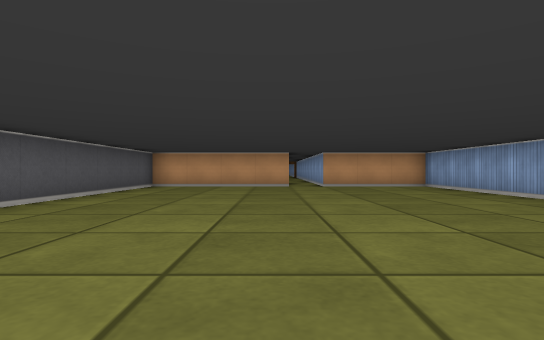
View 1 (above)

13 first-person views from a walk through a cub3D level. The camera is about half as high as the walls, looks level and sees 80° across. The floor is counted in squares. Each view is taken from the middle of a square. On the plan, view 1 faces up. The plan holds only what a view shows up to about 9 squares ahead; the rest is blank.

View 2
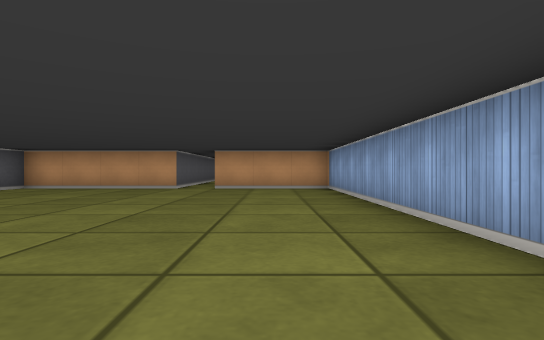

View 3
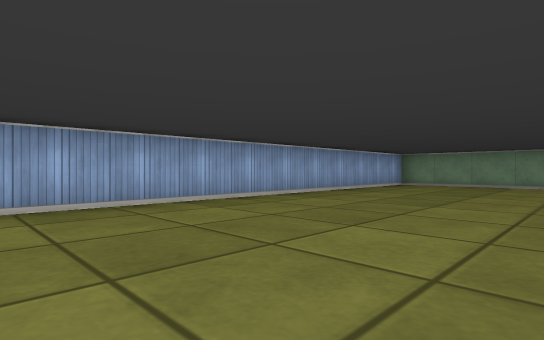

View 4
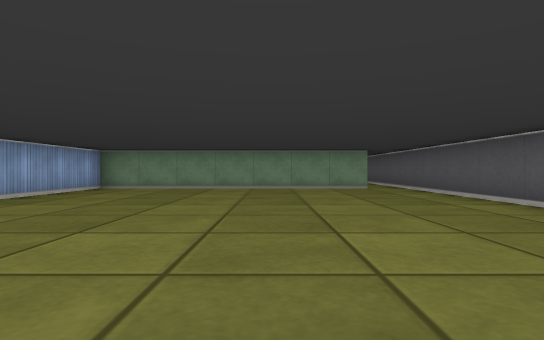

View 5
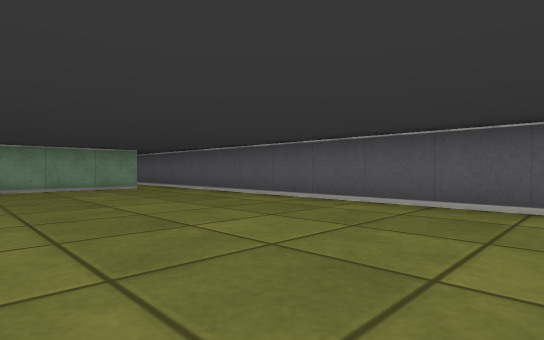

View 6
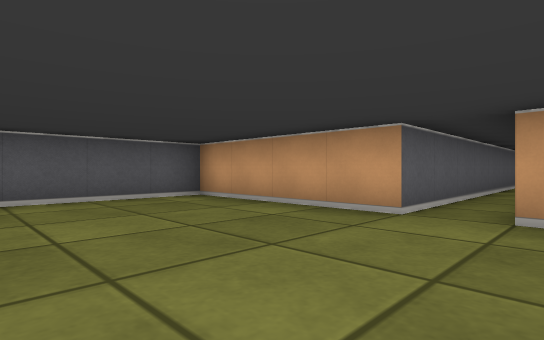

View 7
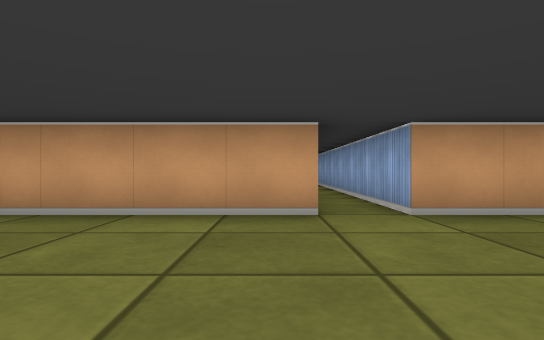

View 8
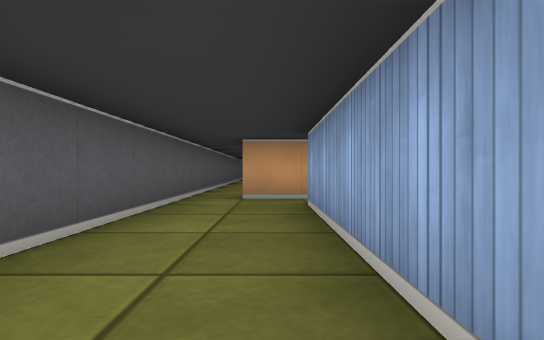

View 9
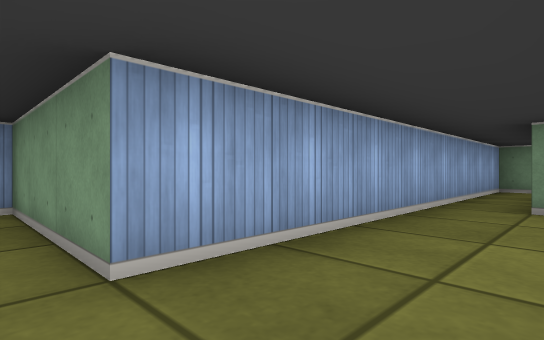

View 10
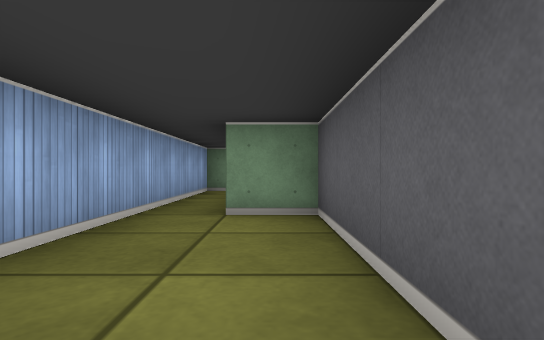

View 11
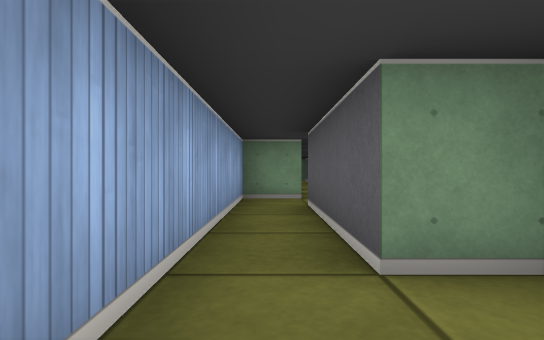

View 12
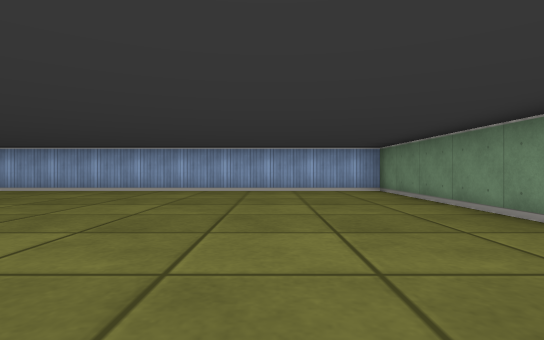

View 13
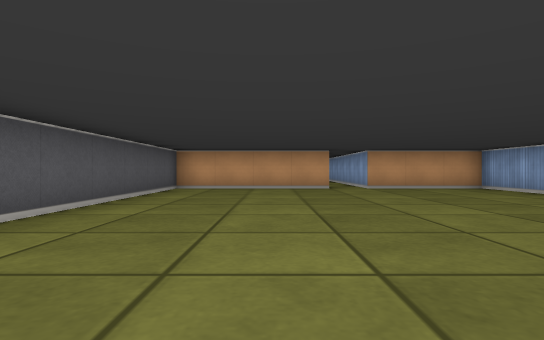

### Floor plan
Points are (right, up) in squares from view 1. A wall is a line through its corners. A room is listed if a view was taken in it or the views show most of it. See-through windows are left out.
Room 1 (views 1, 2, 3, 4, 5, 6, 7, 12, 13)
walls: (-2.6, -5.5) (4.5, -5.5) (4.5, 9.5) (1.5, 9.5) (1.5, 15); (0.5, 16.4) (0.5, 9.5) (-3.5, 9.5) (-3.5, -6.5)
ways out: opening at (-3, -6) to room 2
Room 2 (views 8, 9, 10, 11)
walls: (-1.4, -6.5) (-2.5, -6.5); (-3.5, -6.5) (-3.5, -11.5) (-2.5, -11.5) (-2.5, -14.5); (-1.5, -14.5) (-1.5, -7.5) (1.5, -7.5)
ways out: opening at (-3, -6) to room 1; opening at (-2, -14)

Where each view was taken, in squares from view 1:
view 1: 0 up, 0 right, facing up
view 2: 1 up, 3 right, facing up
view 3: 5 up, 0 right, facing down-right
view 4: 3 up, 0 right, facing down
view 5: 3 up, 1 right, facing down-left
view 6: 6 up, 2 right, facing up-left
view 7: 6 up, 0 right, facing up
view 8: 12 down, 2 left, facing up
view 9: 7 down, 3 left, facing down-right
view 10: 8 down, 3 left, facing down
view 11: 10 down, 2 left, facing down
view 12: 3 down, 3 left, facing right
view 13: 1 up, 1 left, facing up
